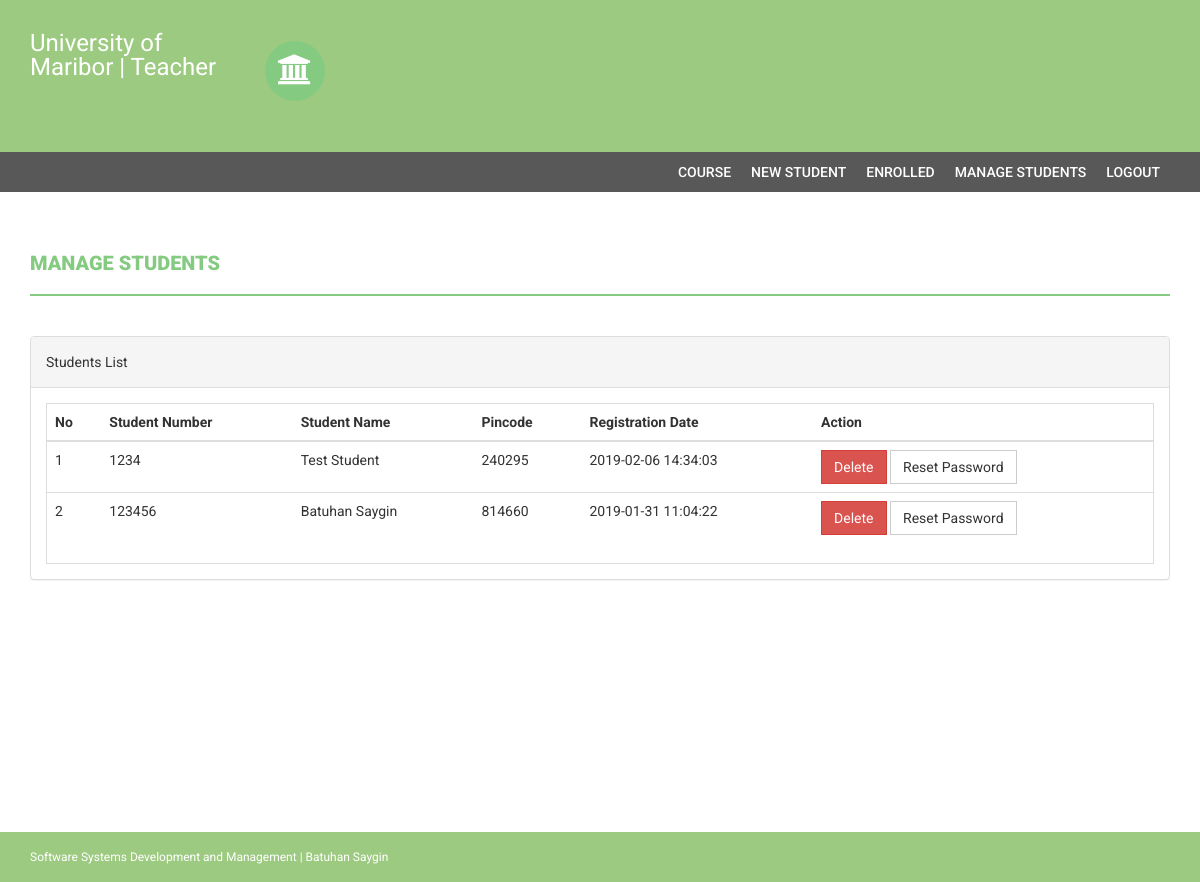
Page /teacher/manage-students.php (signed in) on the committed database.
### tables this page shows
CREATE TABLE `students` (
  `StudentRegno` varchar(255) NOT NULL,
  `studentPhoto` varchar(255) DEFAULT NULL,
  `password` varchar(255) NOT NULL,
  `studentName` varchar(255) NOT NULL,
  `pincode` varchar(255) NOT NULL,
  `session` varchar(255) NOT NULL,
  `department` varchar(255) NOT NULL,
  `semester` varchar(255) NOT NULL,
  `cgpa` decimal(10,2) NOT NULL,
  `creationdate` timestamp NOT NULL DEFAULT CURRENT_TIMESTAMP,
  `updationDate` varchar(255) NOT NULL
);

### teacher/manage-students.php (the view, shortened to what this page needs)
<?php
if(strlen($_SESSION['alogin'])==0)
    {
header('location:index.php');
}
else{
?>
<!DOCTYPE html>
<html xmlns="http://www.w3.org/1999/xhtml">
<head>
    <link href="assets/css/bootstrap.css" rel="stylesheet" />
    <link href="assets/css/font-awesome.css" rel="stylesheet" />
    <link href="assets/css/style.css" rel="stylesheet" />
</head>
<body>
<?php include('includes/header.php');?>
<?php if($_SESSION['alogin']!="")
{
 include('includes/menubar.php');
}
 ?>
    <div class="content-wrapper">
        <div class="container">
              <div class="row">
                    <div class="col-md-12">
                        <h1 class="page-head-line">Manage Students</h1>
                    </div>
                </div>
                <div class="row" >
                <div class="col-md-12">
                    <div class="panel panel-default">
                        <div class="panel-heading">
                            Students List
                        </div>
                        <div class="panel-body">
                            <div class="table-responsive table-bordered">
                                <table class="table">
                                    <thead>
                                        <tr>
                                            <th>No</th>
                                            <th>Student Number</th>
                                            <th>Student Name</th>
                                            <th>Pincode</th>
                                            <th>Registration Date</th>
                                            <th>Action</th>
                                        </tr>
                                    </thead>
                                    <tbody>
<?php
$sql=mysqli_query($con,"select * from students");
$cnt=1;
while($row=mysqli_fetch_array($sql))
{
?>
                                        <tr>
                                            <td><?php echo $cnt;?></td>
                                            <td><?php echo htmlentities($row['StudentRegno']);?></td>
                                            <td><?php echo htmlentities($row['studentName']);?></td>
                                            <td><?php echo htmlentities($row['pincode']);?></td>
                                            <td><?php echo htmlentities($row['creationdate']);?></td>
                                            <td>
<a href="manage-students.php?id=<?php echo $row['StudentRegno']?>&del=delete" onClick="return confirm('Are you sure you want to delete?')">
                                            <button class="btn btn-danger">Delete</button>
</a>
<a href="manage-students.php?id=<?php echo $row['StudentRegno']?>&pass=update" onClick="return confirm('Are you sure you want to reset password?')">
<button type="submit" name="submit" id="submit" class="btn btn-default">Reset Password</button>
</a>
                                            </td>
                                        </tr>
<?php
$cnt++;
} ?>
                                    </tbody>
                                </table>
                            </div>
                        </div>
                    </div>
                </div>
            </div>
        </div>
    </div>
  <?php include('includes/footer.php');?>
</body>
</html>
<?php } ?>

### teacher/assets/css/style.css (style rules this page uses)
body { font-family: 'Roboto', sans-serif; line-height: 30px; }
.content-wrapper { margin-top: 40px; min-height: 600px; padding-bottom: 60px; }
.page-head-line { font-weight: 900; padding-bottom: 20px; border-bottom: 2px solid #85ca81; text-transform: uppercase; color: #85ca81; font-size: 20px; margin-bottom: 40px; }
.btn { border-radius: 0px; -webkit-border-radius: 0px; -moz-border-radius: 0px; }

### rows in the picture
students: StudentRegno "1234", studentName "Test Student", pincode "240295", creationdate "2019-02-06 14:34:03"
students: StudentRegno "123456", studentName "Batuhan Saygin", pincode "814660", creationdate "2019-01-31 11:04:22"
